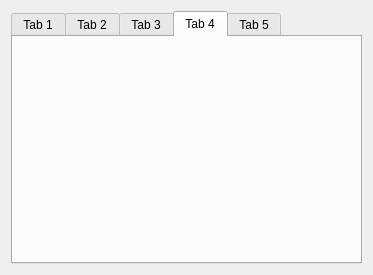
<?xml version="1.0" encoding="UTF-8"?>
<ui version="4.0">
 <class>MainWidget</class>
 <widget class="QWidget" name="MainWidget">
  <property name="geometry">
   <rect>
    <x>0</x>
    <y>0</y>
    <width>373</width>
    <height>275</height>
   </rect>
  </property>
  <property name="windowTitle">
   <string>MainWidget</string>
  </property>
  <layout class="QVBoxLayout" name="verticalLayout">
   <item>
    <widget class="QTabWidget" name="pTabWidget">
     <property name="currentIndex">
      <number>3</number>
     </property>
     <widget class="QWidget" name="pTab1">
      <attribute name="title">
       <string>Tab 1</string>
      </attribute>
     </widget>
     <widget class="QWidget" name="pTab2">
      <attribute name="title">
       <string>Tab 2</string>
      </attribute>
     </widget>
     <widget class="QWidget" name="pTab3">
      <attribute name="title">
       <string>Tab 3</string>
      </attribute>
     </widget>
     <widget class="QWidget" name="pTab4">
      <attribute name="title">
       <string>Tab 4</string>
      </attribute>
     </widget>
     <widget class="QWidget" name="pTab5">
      <attribute name="title">
       <string>Tab 5</string>
      </attribute>
     </widget>
    </widget>
   </item>
  </layout>
 </widget>
 <resources/>
 <connections/>
</ui>
